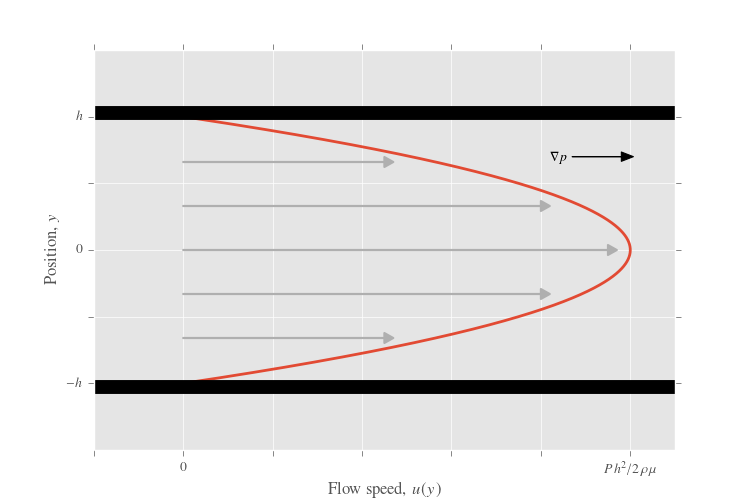

Python code for this plot:
from sympy.abc import x,n
from sympy.utilities.lambdify import lambdify
from scipy.special import j1,j0,jn_zeros
import numpy as np
import matplotlib.pyplot as plt
from sympy import *
import math
from mpltools.style import use as uuu

uuu('ggplot')

h=1.0
#plt.xkcd()
def u(y):
   return (h**2 - y**2)

fig = plt.figure(num=None, figsize=(7.5,5), dpi=300)
ax = fig.add_subplot(1,1,1)

box = ax.get_position()
#ax.set_position([box.x0, box.y0, box.width * 0.9, box.height])

def relabel_axis():
   ax.axis([-120,10,-1.5,1.5])
   ax.set_yticks([-1,-0.5,0,0.5,1.0])
   ax.set_yticklabels(["$-h$","","$0$","","$h$"])
   ax.set_xticks([0,-20,-40,-60,-80,-100,-120])
   ax.set_xticklabels(["$Ph^2 / 2\\rho\\mu$","","","","","0","","","","0",""])

relabel_axis()



mesh = [-1000+i for i in range(1000)] + [i for i in range(1000)]

ax.plot( [u(i)/10000.0 for i in mesh],[x/1000.0 for x in mesh],  label="$t=20$", linewidth=2.0)
#plt.title("Flow speed decay of infinite cylinder")

plt.ylabel('Position,  $y$')
plt.xlabel("Flow speed,  $u(y)$")
#ax.legend(loc='center left', bbox_to_anchor=(1, 0.5))

ax.axhline(y=h+0.03,linewidth=10.0,color='k')
ax.axhline(y=-h-0.03,linewidth=10.0,color='k')

ac="#AFAFAF"
plt.arrow(-100,-0.33,80,0,fc=ac,ec=ac,linewidth=1.5, head_width=0.075, head_length=2.0)
plt.arrow(-100,-0.66,45,0,fc=ac,ec=ac,linewidth=1.5, head_width=0.075, head_length=2.0)
plt.arrow(-100,0.33 ,80,0,fc=ac,ec=ac,linewidth=1.5, head_width=0.075, head_length=2.0)
plt.arrow(-100,0.66,45,0,fc=ac,ec=ac,linewidth=1.5, head_width=0.075, head_length=2.0)
plt.arrow(-100,0,95,0,fc=ac,ec=ac,linewidth=1.5, head_width=0.075, head_length=2.0)

#Pressure Gradient arrow
plt.arrow(-13,0.70,11,0,fc='k',ec='k',linewidth=0.8,head_width=0.07,head_length=2.7)
plt.annotate("$\\large{\\nabla} p$", (-18,0.67))


fig.savefig("A6_Q1_a_plot.eps")
fig.savefig("A6_Q1_a_plot.png")

